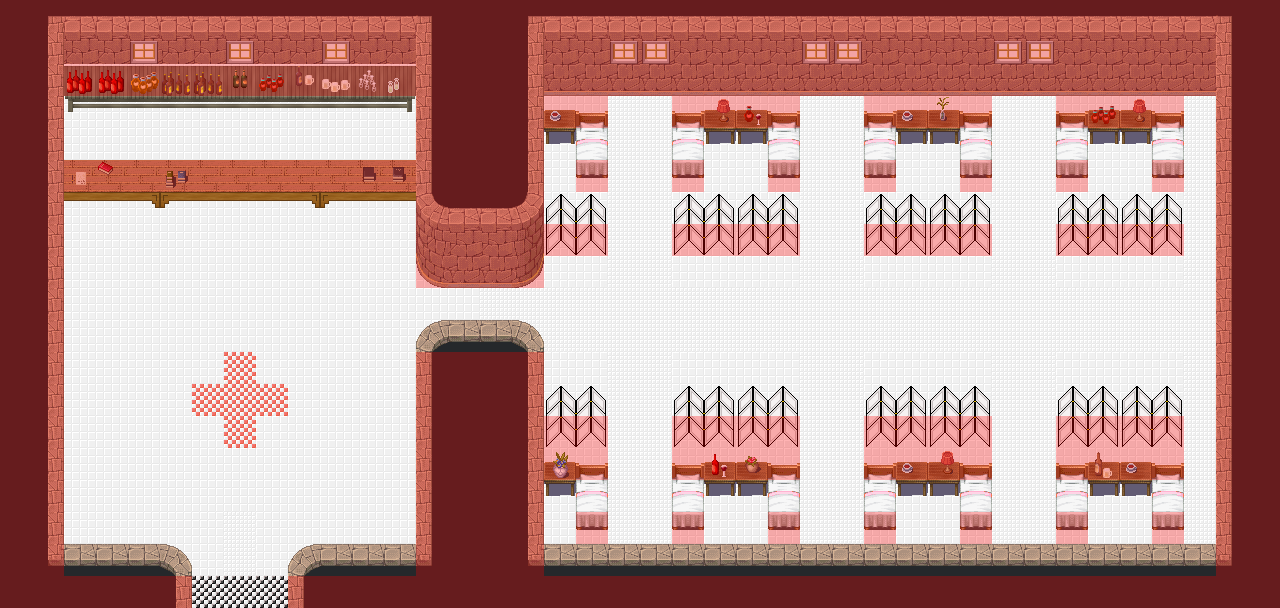

The image is a tile-based game level rendered from a .tmx file. Its description and source (layers, tilesets, objects; grid data summarised) follow:
An orthogonal 40x19 tile map with 32x32 px tiles, 6 tile layers (0_floor, 1_terrain, 2_object, 3_roof, ...), 1 hidden layer not drawn, 14 tilesets.

<map version="1.2" tiledversion="1.2.0" orientation="orthogonal" renderorder="right-down" width="40" height="19" tilewidth="32" tileheight="32" infinite="0" nextlayerid="8" nextobjectid="1">
 <tileset firstgid="1" name="grey_fancy" tilewidth="32" tileheight="32" tilecount="9" columns="3">
  <image source="../../tileset/furniture/table/grey_fancy.png" width="96" height="96" />
 </tileset>
 <tileset firstgid="10" name="grey_plain" tilewidth="32" tileheight="32" tilecount="9" columns="3">
  <image source="../../tileset/furniture/table/grey_plain.png" width="96" height="96" />
 </tileset>
 <tileset firstgid="19" name="collision" tilewidth="32" tileheight="32" tilecount="1" columns="1">
  <image source="../../tileset/logic/collision.png" width="32" height="32" />
 </tileset>
 <tileset firstgid="20" name="protection" tilewidth="32" tileheight="32" tilecount="2" columns="2">
  <image source="../../tileset/logic/protection.png" width="64" height="32" />
 </tileset>
 <tileset firstgid="22" name="chair_colorful" tilewidth="32" tileheight="32" tilecount="16" columns="4">
  <image source="../../tileset/furniture/chair/colorful.png" width="128" height="128" />
 </tileset>
 <tileset firstgid="38" name="kafelki" tilewidth="32" tileheight="32" tilecount="80" columns="16">
  <image source="../../tileset/pol/domki/podloga/kafelki_rozne.png" width="512" height="160" />
 </tileset>
 <tileset firstgid="118" name="filiz" tilewidth="32" tileheight="32" tilecount="14" columns="7">
  <image source="../../tileset/pol/wyposazenie/bibeloty_na_stol.png" width="224" height="64" />
 </tileset>
 <tileset firstgid="132" name="stolik" tilewidth="32" tileheight="32" tilecount="6" columns="3">
  <image source="../../tileset/pol/wyposazenie/stoly/wiezienie_stolik.png" width="96" height="64" />
 </tileset>
 <tileset firstgid="138" name="okno" tilewidth="32" tileheight="32" tilecount="1" columns="1">
  <image source="../../tileset/building/window/lighted_window.png" width="32" height="32" />
 </tileset>
 <tileset firstgid="139" name="butle" tilewidth="32" tileheight="32" tilecount="16" columns="4">
  <image source="../../tileset/item/drink/bottles_and_cups.png" width="128" height="128" />
 </tileset>
 <tileset firstgid="155" name="parawan" tilewidth="32" tileheight="32" tilecount="4" columns="2">
  <image source="../../tileset/furniture/other/oriental_screen.png" width="64" height="64" />
 </tileset>
 <tileset firstgid="159" name="loze" tilewidth="32" tileheight="32" tilecount="3" columns="1">
  <image source="../../tileset/furniture/bed/single_white2.png" width="32" height="96" />
 </tileset>
 <tileset firstgid="162" name="kordelka" tilewidth="32" tileheight="32" tilecount="1" columns="1">
  <image source="../../tileset/furniture/bed/single_white2_top_sheet.png" width="32" height="32" />
 </tileset>
 <tileset firstgid="163" name="sciany_kamienne" tilewidth="32" tileheight="32" tilecount="30" columns="6">
  <image source="../../tileset/pol/domki/sciany_kamienne.png" width="192" height="160" />
 </tileset>
 <layer id="1" name="0_floor" width="40" height="19">
  <data>[760 cells, 760 non-empty, 4 distinct tile ids]</data>
 </layer>
 <layer id="2" name="1_terrain" width="40" height="19">
  <data>[760 cells, 354 non-empty, 26 distinct tile ids]</data>
 </layer>
 <layer id="3" name="2_object" width="40" height="19">
  <data>[760 cells, 67 non-empty, 18 distinct tile ids]</data>
 </layer>
 <layer id="4" name="3_roof" width="40" height="19">
  <data>[760 cells, 93 non-empty, 18 distinct tile ids]</data>
 </layer>
 <layer id="5" name="objects" width="40" height="19">
  <data>[760 cells, 0 non-empty, 0 distinct tile ids]</data>
 </layer>
 <layer id="6" name="collision" width="40" height="19" opacity="0.3">
  <data>[760 cells, 350 non-empty, 1 distinct tile ids]</data>
 </layer>
 <layer id="7" name="protection" width="40" height="19" visible="0" opacity="0.4">
  <data>[760 cells, 760 non-empty, 1 distinct tile ids]</data>
 </layer>
</map>
